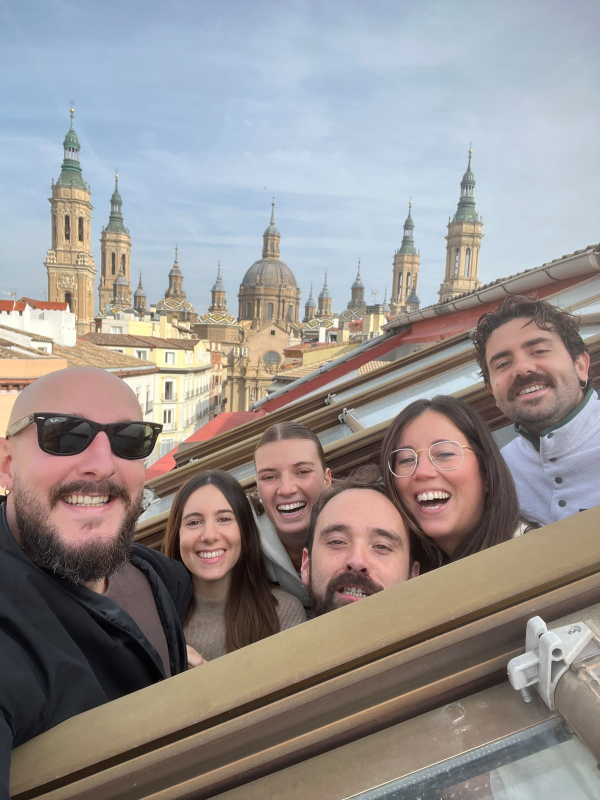
#> input picture foto.jpg, 1200 x 1600 px, found by its file name (shown at 1/2 size)
$ python recortar_caras.py
#> lines starting #> are read from the running program, lines starting #| are printed output that depends on the picture
"""
Recorta las caras de foto.jpg y las guarda como PNG circulares con fondo
transparente en faces/1.png ... faces/N.png (ordenadas de izquierda a derecha).

Uso:
    pip install "opencv-python-headless==4.10.0.84" numpy
    python tools/recortar_caras.py [foto.jpg] [ruta/a/yunet.onnx]

Detector: YuNet (red neuronal de OpenCV, muy fiable con caras inclinadas).
Modelo: https://github.com/opencv/opencv_zoo/tree/main/models/face_detection_yunet
Si no se pasa el modelo, se usa el clasificador Haar clásico (menos preciso).
"""
import os
import sys

import cv2
import numpy as np

FOTO = sys.argv[1] if len(sys.argv) > 1 else "foto.jpg"
MODELO = sys.argv[2] if len(sys.argv) > 2 else None
SALIDA = "faces"
TAM = 256          # tamaño final de cada PNG (cuadrado)
LADO_OJOS = 4.3   # lado del recorte = distancia entre ojos x LADO_OJOS
BAJAR_OJOS = 0.50 # centro del recorte = punto medio de los ojos + BAJAR_OJOS x distancia (hacia la boca)
MARGEN = 1.3      # (solo Haar) cuánto ampliamos la caja de la cara


def detectar_yunet(img):
    """Devuelve lista de (x, y, w, h, ojo_izq, ojo_der) usando YuNet."""
    h, w = img.shape[:2]
    det = cv2.FaceDetectorYN.create(MODELO, "", (w, h), score_threshold=0.7)
    _, caras = det.detect(img)
    res = []
    for c in (caras if caras is not None else []):
        x, y, cw, ch = c[:4]
        ojo_d = (c[4], c[5])   # ojo derecho de la persona (izquierda en la imagen)
        ojo_i = (c[6], c[7])
        res.append((x, y, cw, ch, ojo_d, ojo_i))
    return res


def detectar_haar(img):
    """Alternativa sin modelo externo: Haar cascade (sin ojos -> sin enderezar)."""
    gris = cv2.cvtColor(img, cv2.COLOR_BGR2GRAY)
    clf = cv2.CascadeClassifier(cv2.data.haarcascades + "haarcascade_frontalface_default.xml")
    caras = clf.detectMultiScale(gris, 1.1, 6, minSize=(80, 80))
    return [(x, y, w, h, None, None) for (x, y, w, h) in caras]


def recortar(img, cara):
    """Endereza la cara (ojos horizontales), la recorta en cuadrado y aplica máscara circular."""
    x, y, w, h, ojo_a, ojo_b = cara
    angulo = 0.0
    if ojo_a is not None:
        # Con ojos: el tamaño y el centro salen de la posición de los ojos (más estable que la caja)
        dx, dy = ojo_b[0] - ojo_a[0], ojo_b[1] - ojo_a[1]
        d = np.hypot(dx, dy)
        angulo = np.degrees(np.arctan2(dy, dx))      # inclinación de la cabeza
        nx, ny = -dy / d, dx / d                     # dirección perpendicular (hacia la barbilla)
        cx = (ojo_a[0] + ojo_b[0]) / 2 + nx * d * BAJAR_OJOS
        cy = (ojo_a[1] + ojo_b[1]) / 2 + ny * d * BAJAR_OJOS
        lado = d * LADO_OJOS
    else:
        cx, cy = x + w / 2, y + h / 2
        lado = max(w, h) * MARGEN

    # Rotamos alrededor del centro de la cara y trasladamos para que quede centrada en el recorte
    escala = TAM / lado
    M = cv2.getRotationMatrix2D((cx, cy), angulo, escala)
    M[0, 2] += TAM / 2 - cx
    M[1, 2] += TAM / 2 - cy
    # BORDER_REPLICATE evita bordes negros si la cara está pegada al borde de la foto
    cuadro = cv2.warpAffine(img, M, (TAM, TAM), flags=cv2.INTER_CUBIC,
                            borderMode=cv2.BORDER_REPLICATE)

    # Máscara circular suavizada (antialias) -> canal alfa
    S = 4  # supermuestreo para un borde limpio
    mascara = np.zeros((TAM * S, TAM * S), np.uint8)
    cv2.circle(mascara, (TAM * S // 2, TAM * S // 2), TAM * S // 2 - S * 2, 255, -1, cv2.LINE_AA)
    mascara = cv2.resize(mascara, (TAM, TAM), interpolation=cv2.INTER_AREA)

    bgra = cv2.cvtColor(cuadro, cv2.COLOR_BGR2BGRA)
    bgra[:, :, 3] = mascara
    # Devolvemos también dónde estaba el círculo en la foto (para la animación de la intro)
    return bgra, (cx, cy, lado, angulo)


def main():
    img = cv2.imread(FOTO)
#> img is the input picture: shape (1600, 1200, 3); mean B, G, R 144.3, 145.5, 150.9
    if img is None:
        sys.exit(f"No encuentro {FOTO}")

    caras = detectar_yunet(img) if MODELO else detectar_haar(img)
#> in detectar_haar, `gris = cv2.cvtColor(img, cv2.COLOR_BGR2GRAY)`:
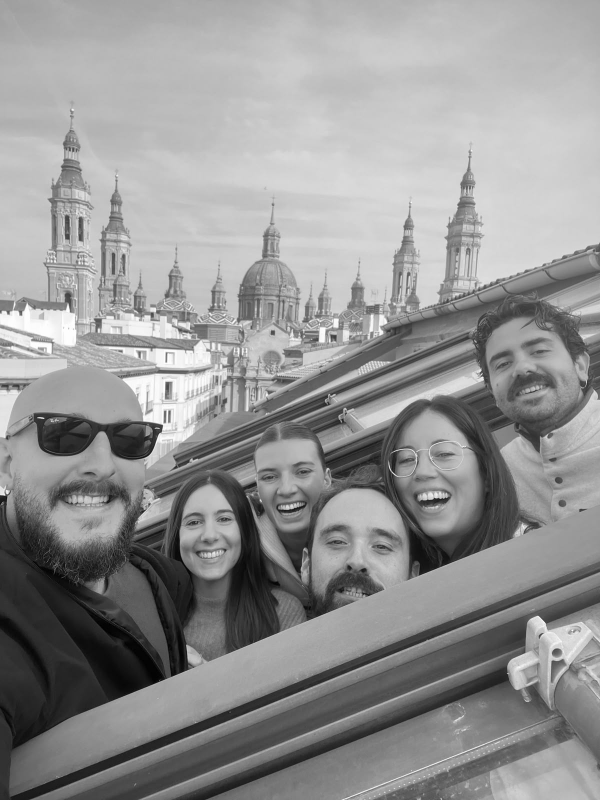
#> gris: shape (1600, 1200) (shown at 1/2 size); min 0, max 255, mean 147
#> in detectar_haar, `caras = clf.detectMultiScale(gris, 1.1, 6, minSize=(80, 80))`: caras = [[339, 978, 160, 160], [770, 838, 192, 192], [491, 884, 162, 162], [589, 982, 257, 257], [14, 742, 354, 354]]
#> caras = 5 items
    caras.sort(key=lambda c: c[0])  # de izquierda a derecha
    print(f"Caras detectadas: {len(caras)}")
#| Caras detectadas: 5

    os.makedirs(SALIDA, exist_ok=True)
    alto, ancho = img.shape[:2]
#> alto = 1600; ancho = 1200
    posiciones = []
    for i, cara in enumerate(caras, 1):
        ruta = os.path.join(SALIDA, f"{i}.png")
        recorte, (cx, cy, lado, angulo) = recortar(img, cara)
        cv2.imwrite(ruta, recorte)
        # Posición relativa (0-1) para que el juego la escale al tamaño de pantalla
        posiciones.append(f"  {{ x: {cx / ancho:.4f}, y: {cy / alto:.4f}, d: {lado / ancho:.4f}, giro: {angulo:.1f} }},")
        print(f"  {ruta}  centro=({int(cx)},{int(cy)}) lado={int(lado)} giro={angulo:.1f}")
#> this loop made 5 passes
#> (x in recortar, y in recortar, w in recortar, h in recortar, cx, cy, lado, escala in recortar) on passes 1 to 5: (14, 742, 354, 354, 191, 919, 460.2, 0.556), (339, 978, 160, 160, 419, 1058, 208, 1.23), (491, 884, 162, 162, 572, 965, 210.6, 1.22), (589, 982, 257, 257, 717.5, 1110.5, 334.1, 0.766), (770, 838, 192, 192, 866, 934, 249.6, 1.03)
#|   faces/1.png  centro=(191,919) lado=460 giro=0.0
#|   faces/2.png  centro=(419,1058) lado=208 giro=0.0
#|   faces/3.png  centro=(572,965) lado=210 giro=0.0
#|   faces/4.png  centro=(717,1110) lado=334 giro=0.0
#|   faces/5.png  centro=(866,934) lado=249 giro=0.0
#> pass 1, in recortar, `cuadro = cv2.warpAffine(img, M, (TAM, TAM), flags=cv2.INTER_CUBIC, bor..`:
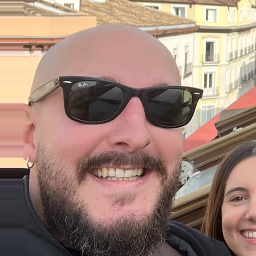
#> cuadro: shape (256, 256, 3); mean B, G, R 117.7, 130.2, 157.7
#> pass 1, in recortar, `mascara = cv2.resize(mascara, (TAM, TAM), interpolation=cv2.INTER_AREA)`:
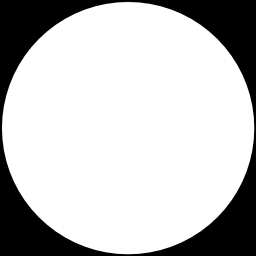
#> mascara: shape (256, 256); min 0, max 255, mean 194.3
#> after the loop, posiciones = 5 items

    # faces/caras.js: el juego lo carga con <script> (funciona sin servidor, a diferencia de un .json)
    with open(os.path.join(SALIDA, "caras.js"), "w") as f:
        f.write("// Generado por tools/recortar_caras.py: posición de cada cara en foto.jpg\n")
        f.write("// x, y = centro (fracción del ancho/alto), d = diámetro (fracción del ancho), giro = grados\n")
        f.write("window.CARAS_FOTO = [\n" + "\n".join(posiciones) + "\n];\n")
    print(f"  {SALIDA}/caras.js")
#|   faces/caras.js


if __name__ == "__main__":
    main()

$ run again, with og.jpg copied over foto.jpg
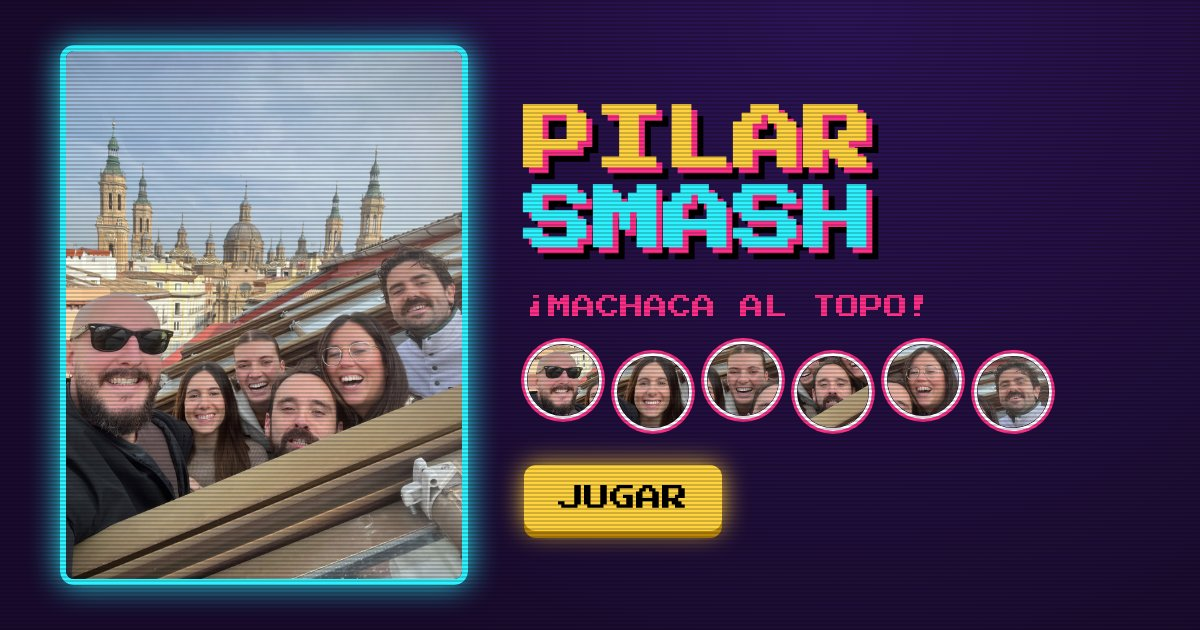
#> input picture og.jpg, 1200 x 630 px, found by its file name
#> in main, img is the input picture: shape (630, 1200, 3); mean B, G, R 88.4, 66.4, 75.6
#> in detectar_haar, `gris = cv2.cvtColor(img, cv2.COLOR_BGR2GRAY)`:
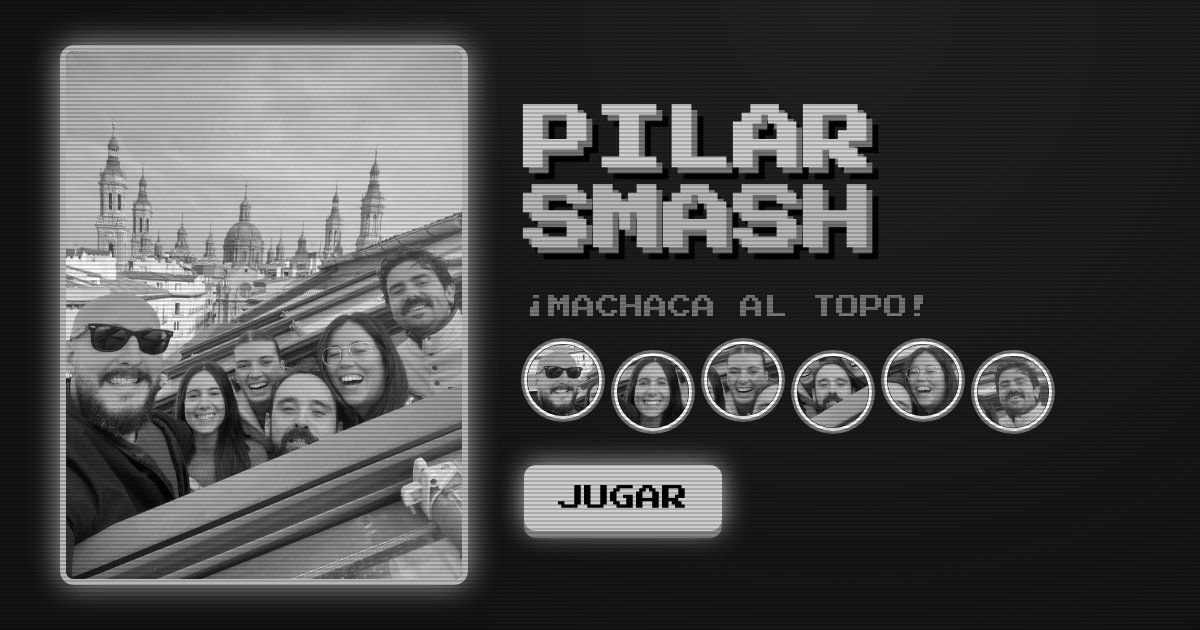
#> gris: shape (630, 1200); min 0, max 255, mean 71.7
#> in detectar_haar, `caras = clf.detectMultiScale(gris, 1.1, 6, minSize=(80, 80))`: caras = [[256, 371, 94, 94], [70, 296, 119, 119], [953, 322, 113, 113]]
#> in main, `caras = detectar_yunet(img) if MODELO else detectar_haar(img)`: caras = 3 items
#| Caras detectadas: 3
#> the loop in main, `for i, cara in enumerate(caras, 1):` made 3 passes
#> (x in recortar, y in recortar, w in recortar, h in recortar, cx, cy, lado, escala in recortar) on passes 1 to 3: (70, 296, 119, 119, 129.5, 355.5, 154.7, 1.65), (256, 371, 94, 94, 303, 418, 122.2, 2.09), (953, 322, 113, 113, 1009.5, 378.5, 146.9, 1.74)
#> (printed output is left out)
#> pass 1, in recortar, `cuadro = cv2.warpAffine(img, M, (TAM, TAM), flags=cv2.INTER_CUBIC, bor..`:
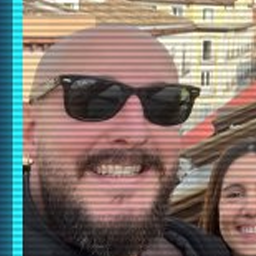
#> cuadro: shape (256, 256, 3); mean B, G, R 111, 119.3, 131.8
#|   faces/caras.js
